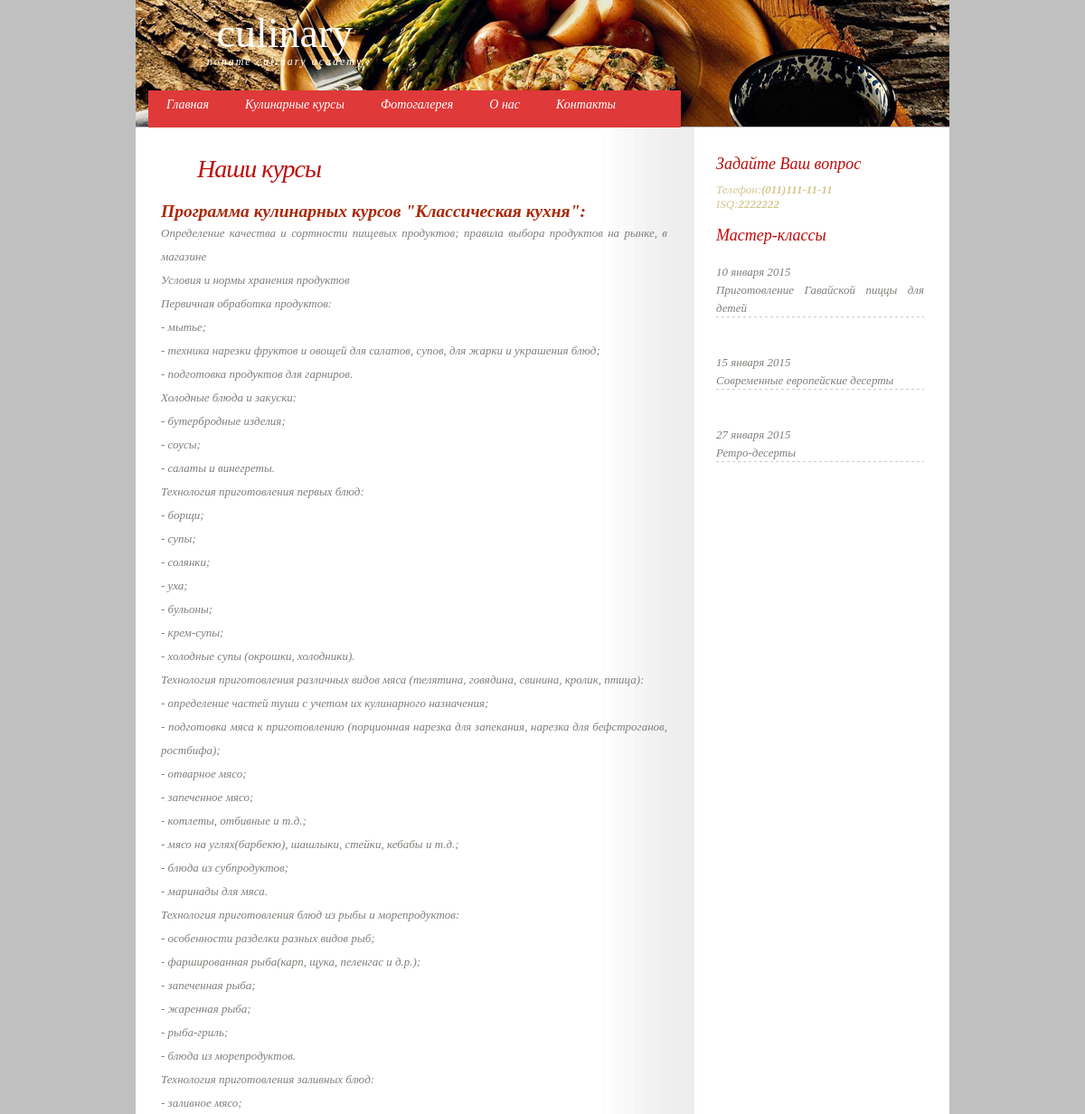
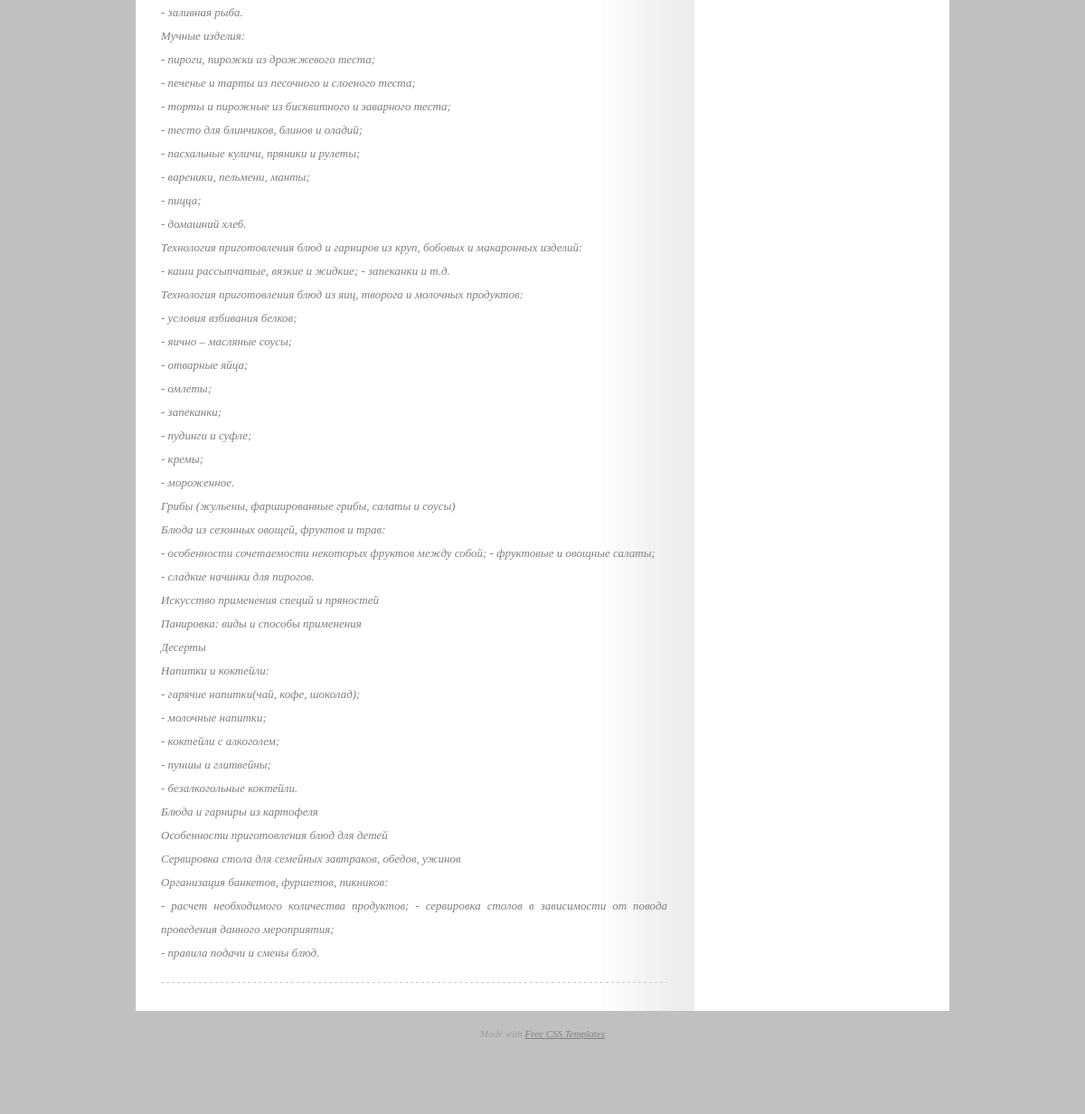
/index.php?page=courses, run on the app's committed database (2 pictures, top to bottom).
### tables this page shows
CREATE TABLE "pages" (
  "page_id" text NOT NULL,
  "title" text NOT NULL,
  "keywords" text NOT NULL,
  "description" text NOT NULL,
  "text" text NOT NULL
);

### inc/header.php (called while the page is built, shortened)
<?php
    require_once ("inc/lib.inc.php");
    require_once ("inc/connectedDB.php");
    if (!empty($_GET['page']))
        $page = clearStr($_GET['page']);
    if ($connectDB){
        $pageContent = getPageContent($page);
    }
?>

### inc/connectedDB.php (called while the page is built, shortened)
<?php
    $connectDB = new SQLite3("databases/".DB_NAME);
    function getPageContent($page){
        global $connectDB;
        $sql = "SELECT title, keywords, description, text FROM pages WHERE page_id = '$page'";
        if (!$result = $connectDB->query($sql))
            return false;
        $pageContent = $result->fetchArray(SQLITE3_ASSOC);
        return $pageContent;
    }
?>

### index.php (the view, shortened to what this page needs)
<?php
    require_once("inc/header.php");
    require_once("inc/meta.php");
?>
<div id="wrapper">
  <div id="header">
    <div id="logo">
      <h1><a href="#">Culinary</a></h1>
      <h2><span>Noname Culinary Academy</span></h2>
    </div>
  </div>
  <div id="menu">
  </div>
  <div id="page">
    <div id="page-bgtop">
      <div id="content">
        <div class="post">
          <h2 class="title"><?php echo $pageContent['title']?></h2>
          <div class="entry">
            <?php echo $pageContent['text']?>
          </div>
        </div>
      </div>
      <div id="sidebar">
        <?php require_once("inc/sidebar.php");?>
      </div>
      <div style="clear: both; height: 1px"></div>
    </div>
  </div>
  <div id="footer">
    <?php require_once("inc/footer.php");?>
  </div>
</div>
</body>
</html>

### default.css (style rules this page uses)
* { margin: 0; padding: 0; }
body { margin: 0px; background: #C0C0C0; text-align: justify; font-family: Georgia, "Times New Roman", Times, serif; font-size: 13px; font-style: italic; color: #7D807A; }
h1, h2, h3 { color: #AA2808; }
p, blockquote, ul, ol { margin-bottom: 20px; line-height: 2em; }
ul, ol, li { margin: 0px; padding: 0px; list-style: none; }
a { text-decoration: underline; color: #E14949; }
#header { width: 900px; height: 140px; margin: 0 auto; background: url(images/top_1.jpg) no-repeat left top; }
#logo { float: left; width: 270px; height: 70px; margin: 0px; padding-left: 30px; text-align: center; }
#logo h1 { margin: 0; padding: 10px 0px 0px 0px; text-transform: lowercase; font: normal 46px Georgia, "Times New Roman", Times, serif; }
#logo h2 { margin: -2px 0 0 0; padding: 0; text-transform: lowercase; letter-spacing: 2px; font-size: 12px; font-weight: normal; font-style: italic; color: #FFFFFF; }
#logo a { text-decoration: none; color: #FFFFFF; }
#menu { width: 872px; height: 41px; margin: 0 auto; margin-top: -40px; padding: 0px 0px 0px 0px; background: url(images/img02_2.jpg) no-repeat left top; }
#page { width: 844px; margin: 0 auto; padding: 0px 28px; background: #FFFFFF url(images/img05.jpg) repeat-y left top; }
#content { float: left; width: 560px; padding-top: 30px; }
.post { background: url(images/img04.gif) repeat-x left bottom; margin: 0px 0px 30px 0px; }
.post .title { margin: 0px; color: #BF0B0B; padding: 0px 0px 0px 40px; letter-spacing: -1px; text-decoration: none; font-family: Georgia, "Times New Roman", Times, serif; font-size: 28px; font-weight: normal; font-style: italic; color: #BF0B0B; }
.post .entry { padding: 20px 0px; }
#sidebar { float: right; width: 230px; margin: 20px 0px; padding: 10px 0px 30px 30px; }
#footer { width: 960px; height: 100px; margin: 0 auto; padding: 14px 0px 0px 0px; background: url(images/img04.jpg) no-repeat left top; color: #9C9C9C; }

### data on the page
pages: title "Наши курсы", text "Программа кулинарных курсов \"Классическая кухня\": Определение качества и сортности пищевых продуктов; правила выбора продуктов на рынке, в магазине Условия и нормы хранения продуктов Первичная обработка продуктов: - мытье; - техника нарезки фруктов и овощей для салатов, супов, для жарки и украшения блюд; - подготовка продуктов для гарниров. Холодные блюда и закуски: - бутербродные изделия; - соусы; - салаты и винегреты. Технология приготовления первых блюд: - борщи; - супы; - солянки; - уха; - бульоны; - крем-супы; - холодные супы (окрошки, холодники). Технология приготовления различных видов мяса (телятина, говядина, свинина, кролик, птица): - определение частей туши с учетом их…"

### other printed values
$item['link'] "Главная"
$item['link'] "Кулинарные курсы"
$item['link'] "Фотогалерея"
$item['link'] "О нас"
$item['link'] "Контакты"
